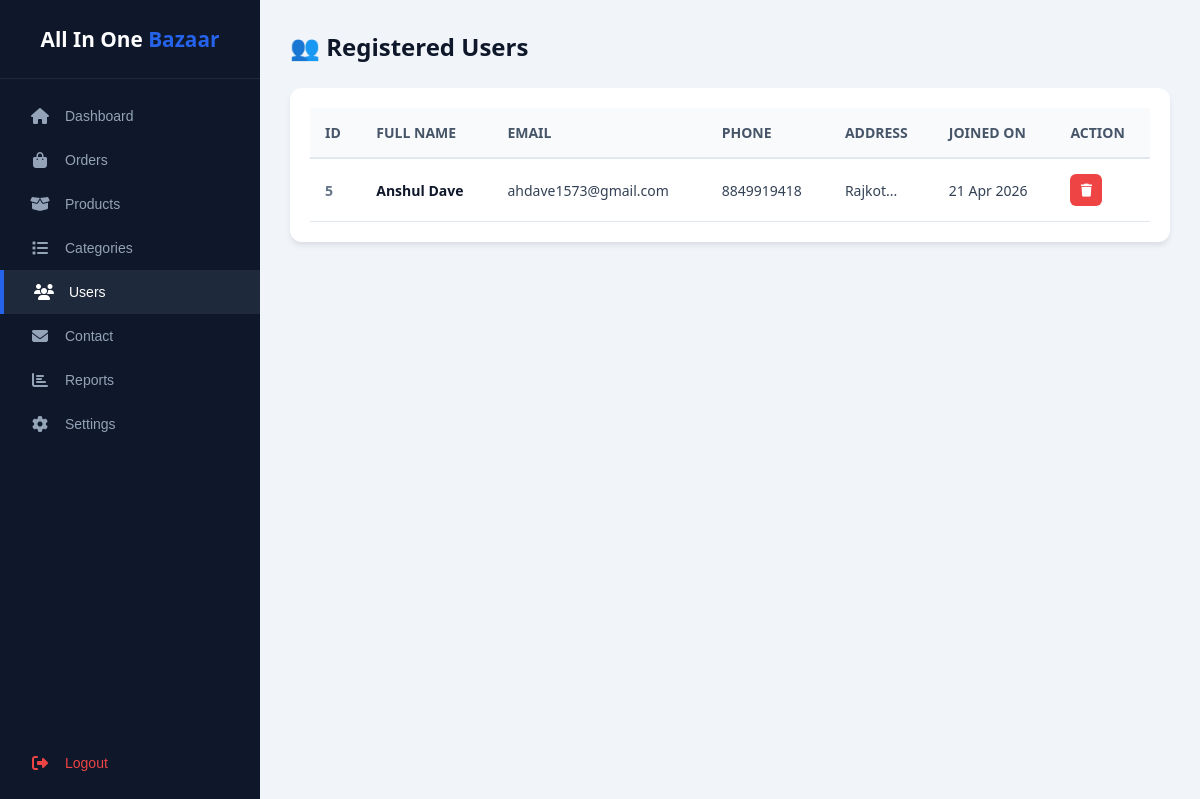
The page /admin/manage-users.php (signed in) on the database its author committed.
### tables this page shows
CREATE TABLE `users` (
  `id` int(11) NOT NULL,
  `full_name` varchar(100) NOT NULL,
  `email` varchar(100) NOT NULL,
  `password` varchar(255) NOT NULL,
  `phone` varchar(20) DEFAULT NULL,
  `address` text DEFAULT NULL,
  `created_at` timestamp NOT NULL DEFAULT current_timestamp()
);

### admin/manage-users.php (the view, shortened to what this page needs)
<?php
include('../config/db.php');
$users = mysqli_query($conn, "SELECT * FROM users ORDER BY created_at DESC");
?>
<!DOCTYPE html>
<html lang="en">
<head>
<link rel="stylesheet" href="https://cdnjs.cloudflare.com/ajax/libs/font-awesome/6.4.0/css/all.min.css">
</head>
<body>
    <?php include 'includes/sidebar.php'; ?>
    <div class="main-content">
        <div class="header-bar">
            <h2>👥 Registered Users</h2>
        </div>
        <div class="table-wrapper">
            <table>
                <thead>
                    <tr>
                        <th>ID</th>
                        <th>Full Name</th>
                        <th>Email</th>
                        <th>Phone</th>
                        <th>Address</th>
                        <th>Joined On</th>
                        <th>Action</th>
                    </tr>
                </thead>
                <tbody>
                <?php if(mysqli_num_rows($users) > 0): ?>
                    <?php while($row = mysqli_fetch_assoc($users)): ?>
                    <tr>
                        <td style="font-weight:bold; color:#64748b;"><?= $row['id']; ?></td>
                        <td style="font-weight:600; color:#0f172a;">
                            <?= htmlspecialchars($row['full_name']); ?>
                        </td>
                        <td><?= htmlspecialchars($row['email']); ?></td>
                        <td><?= $row['phone'] ?: '<span style="color:#94a3b8;">-</span>'; ?></td>
                        <td>
                            <?php
                                if($row['address']){
                                    echo substr($row['address'], 0, 20) . '...';
                                } else {
                                    echo '<span style="color:#94a3b8;">-</span>';
                                }
                            ?>
                        </td>
                        <td><?= date("d M Y", strtotime($row['created_at'])); ?></td>
                        <td>
                            <a href="delete-user.php?id=<?= $row['id']; ?>"
                               class="action-btn delete"
                               onclick="return confirm('Are you sure you want to delete this user?')"
                               title="Delete User">
                               <i class="fas fa-trash"></i>
                            </a>
                        </td>
                    </tr>
                    <?php endwhile; ?>
                <?php endif; ?>
                </tbody>
            </table>
        </div>
    </div>
</body>
</html>

### admin/manage-users.php (style rules this page uses)
* { box-sizing: border-box; }
body { font-family: 'Segoe UI', sans-serif; background: #f1f5f9; margin: 0; padding: 0; display: flex; min-height: 100vh; }
.main-content { margin-left: 260px; width: calc(100% - 260px); padding: 30px; }
.header-bar { display: flex; justify-content: space-between; align-items: center; margin-bottom: 25px; }
h2 { color: #0f172a; margin: 0; font-size: 24px; }
.table-wrapper { background: #fff; padding: 20px; border-radius: 12px; box-shadow: 0 4px 6px -1px rgba(0, 0, 0, 0.1); overflow-x: auto; }
table { width: 100%; border-collapse: collapse; }
thead tr { background: #f8fafc; border-bottom: 2px solid #e2e8f0; }
th { padding: 15px; text-align: left; color: #475569; font-weight: 600; font-size: 14px; text-transform: uppercase; }
td { padding: 15px; border-bottom: 1px solid #e2e8f0; color: #334155; font-size: 14px; vertical-align: middle; }
.action-btn { padding: 8px; border-radius: 6px; text-decoration: none; color: #fff; font-size: 13px; display: inline-flex; align-items: center; justify-content: center; width: 32px; height: 32px; transition: 0.2s; }
.delete { background: #ef4444; }

### admin/includes/sidebar.php (style rules this page uses)
body { margin: 0; }
.main-content { margin-left: 260px !important; width: calc(100% - 260px) !important; }

### rows shown on the page
users: id "5", full_name "Anshul Dave", email "ahdave1573@gmail.com", phone "8849919418", address "Rajkot", created_at "21 Apr 2026"
